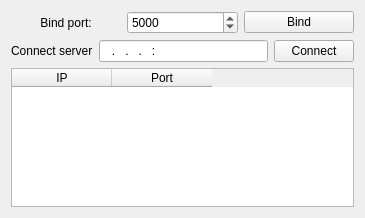
<?xml version="1.0" encoding="UTF-8"?>
<ui version="4.0">
 <class>Widget</class>
 <widget class="QWidget" name="Widget">
  <property name="geometry">
   <rect>
    <x>0</x>
    <y>0</y>
    <width>365</width>
    <height>218</height>
   </rect>
  </property>
  <property name="windowTitle">
   <string>Widget</string>
  </property>
  <layout class="QVBoxLayout" name="verticalLayout_2">
   <item>
    <layout class="QVBoxLayout" name="verticalLayout">
     <item>
      <layout class="QHBoxLayout" name="horizontalLayout">
       <item>
        <widget class="QLabel" name="label">
         <property name="text">
          <string>Bind port:</string>
         </property>
         <property name="alignment">
          <set>Qt::AlignCenter</set>
         </property>
        </widget>
       </item>
       <item>
        <widget class="QSpinBox" name="spinBox_port">
         <property name="minimum">
          <number>1</number>
         </property>
         <property name="maximum">
          <number>65000</number>
         </property>
         <property name="value">
          <number>5000</number>
         </property>
        </widget>
       </item>
       <item>
        <widget class="QPushButton" name="pushButton_bind">
         <property name="text">
          <string>Bind</string>
         </property>
         <property name="autoDefault">
          <bool>false</bool>
         </property>
        </widget>
       </item>
      </layout>
     </item>
     <item>
      <layout class="QVBoxLayout" name="verticalLayout_3">
       <item>
        <layout class="QHBoxLayout" name="horizontalLayout_2">
         <item>
          <widget class="QLabel" name="label_2">
           <property name="text">
            <string>Connect server</string>
           </property>
          </widget>
         </item>
         <item>
          <widget class="QLineEdit" name="lineEdit_ip_address">
           <property name="inputMask">
            <string>009.009.009.009:00009</string>
           </property>
          </widget>
         </item>
         <item>
          <widget class="QPushButton" name="pushButton_connect">
           <property name="text">
            <string>Connect</string>
           </property>
          </widget>
         </item>
        </layout>
       </item>
       <item>
        <widget class="QTableWidget" name="tableWidget">
         <property name="columnCount">
          <number>2</number>
         </property>
         <column>
          <property name="text">
           <string>IP</string>
          </property>
         </column>
         <column>
          <property name="text">
           <string>Port</string>
          </property>
         </column>
        </widget>
       </item>
      </layout>
     </item>
    </layout>
   </item>
  </layout>
 </widget>
 <resources/>
 <connections/>
</ui>
